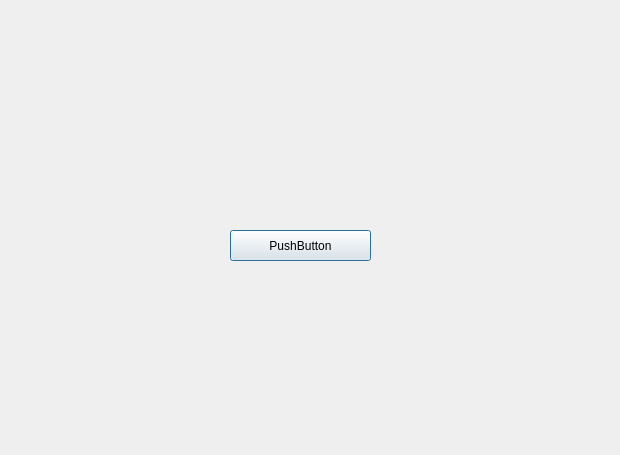
<?xml version="1.0" encoding="UTF-8"?>
<ui version="4.0">
 <class>Dialog</class>
 <widget class="QDialog" name="Dialog">
  <property name="geometry">
   <rect>
    <x>0</x>
    <y>0</y>
    <width>620</width>
    <height>455</height>
   </rect>
  </property>
  <property name="windowTitle">
   <string>Dialog</string>
  </property>
  <widget class="QPushButton" name="pushButton">
   <property name="geometry">
    <rect>
     <x>230</x>
     <y>230</y>
     <width>141</width>
     <height>31</height>
    </rect>
   </property>
   <property name="text">
    <string>PushButton</string>
   </property>
  </widget>
 </widget>
 <resources/>
 <connections/>
</ui>
